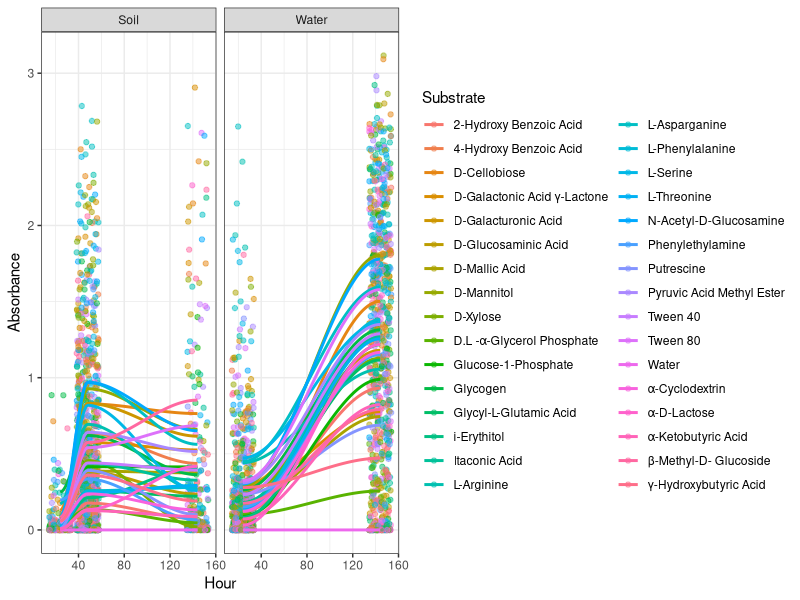
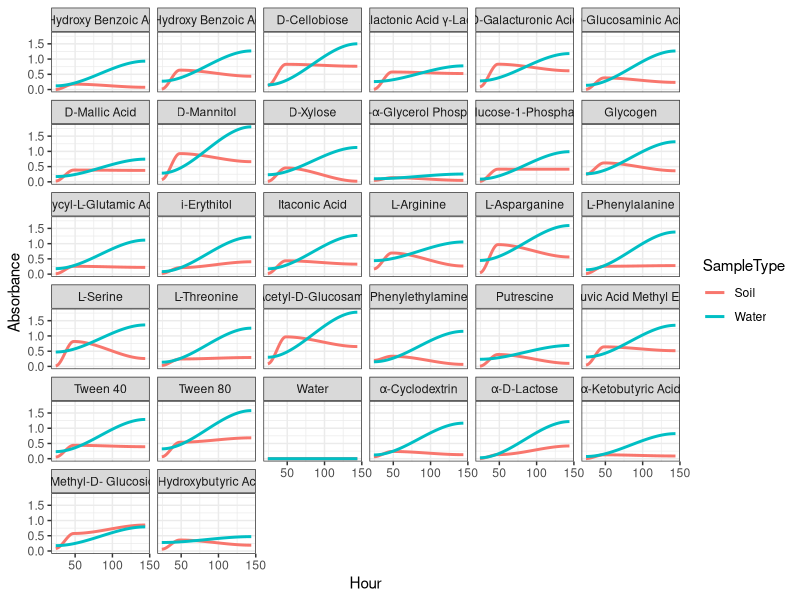
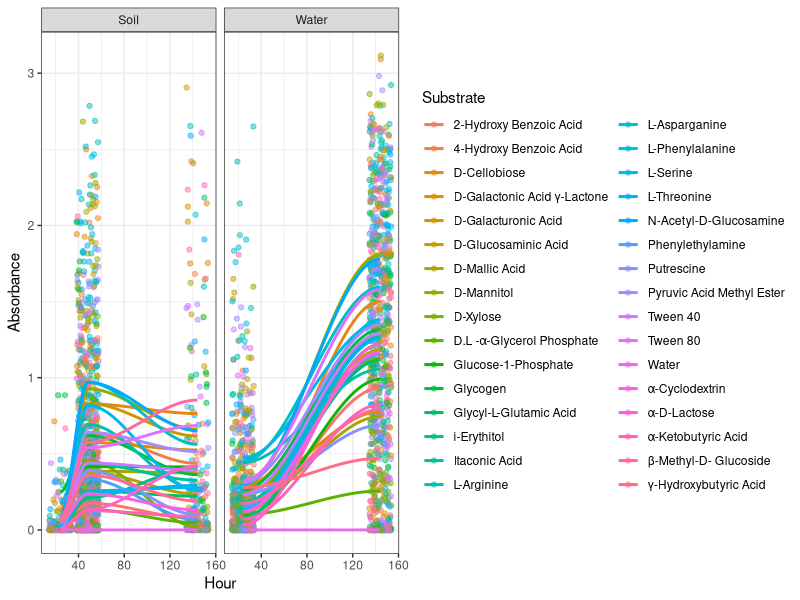
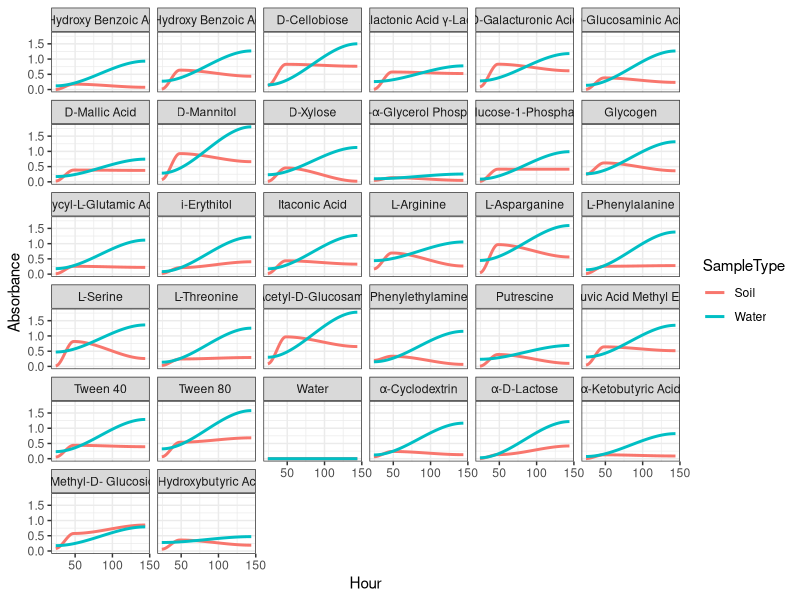

Recreate these plots in R, in order.
##################################################
#   This script makes publication figs from      #
#   the cleaned data set                         #
#                                                #
#   Author: Geoffrey Zahn - Feb 5, 2019          #
#                                                #
##################################################

# Load packages
library(tidyverse)

# Load cleaned data
dat = read.csv("./data/cleaned_BioLog_plate_data.csv")

# Figure 1 - Water vs Soil, all substrates over time
ggplot(dat, aes(x=Hour,y=Absorbance,color=Substrate)) +
  geom_jitter(alpha = .5) +
  geom_smooth(se=FALSE) +
  facet_grid(~SampleType) +
  theme_bw()
ggsave("./figs/Fig1_water_vs_soil_absorbance.png", dpi = 300, width = 12, height = 8)

# Figure 2 - Facet for each substrate, colored by sampleType
ggplot(dat, aes(x=Hour,y=Absorbance, color=SampleType)) +
  geom_smooth(se=FALSE) +
  facet_wrap(~Substrate) +
  theme_bw()
ggsave("./figs/Fig2_Absorbance_Over_Time_Each_Substrate.png", dpi = 300, width = 12, height = 8)
